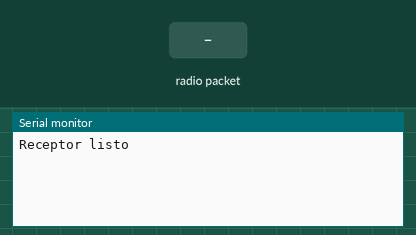
Simulated run of this sketch. Board: ESP32. Shown: the last lines printed to the serial monitor. The inputs (shaded band) are chosen by the test bench.

Above: at 1.2 s.
1.3 s: radio packet "1" arrives
At 2.5 s:
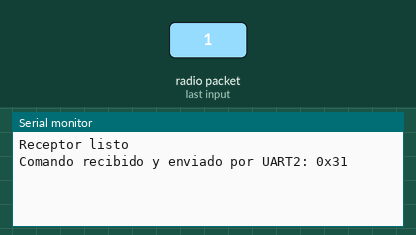
2.8 s: radio packet "0" arrives
At 3.9 s:
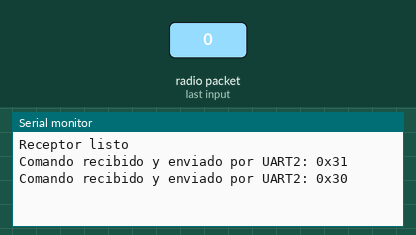
4.3 s: radio packet "2" arrives
At 5.0 s:
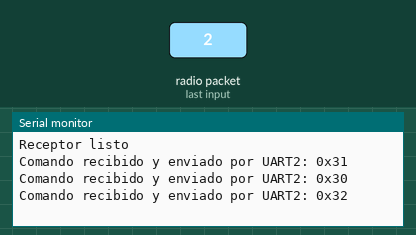

The sketch:

receptor.ino
```cpp
#include <WiFi.h>
#include <esp_now.h>

// Pines UART2 (ajústalos si es necesario)
#define RXD2 16
#define TXD2 17

void setup() {
  Serial.begin(115200);
  Serial2.begin(115200, SERIAL_8N1, RXD2, TXD2);

  WiFi.mode(WIFI_STA);

  if (esp_now_init() != ESP_OK) {
    Serial.println("Error iniciando ESP-NOW");
    return;
  }
  esp_now_register_recv_cb([](const esp_now_recv_info_t *info, const uint8_t *data, int len) {
    if (len > 0) {
      uint8_t comando = data[0];
      Serial2.write(comando);
      Serial2.write('\n');
      Serial.print("Comando recibido y enviado por UART2: 0x");
      Serial.println(comando, HEX);
    }
  });

  Serial.println("Receptor listo");
}

void loop() {
}
```

Measured:
- after the input at 1.3 s, the serial monitor: prints a new line after 0.05 s (image 1)
- after the input at 2.8 s, the serial monitor: prints a new line after 0.05 s (image 2)
- after the input at 4.3 s, the serial monitor: prints a new line after 0.05 s (image 3)
